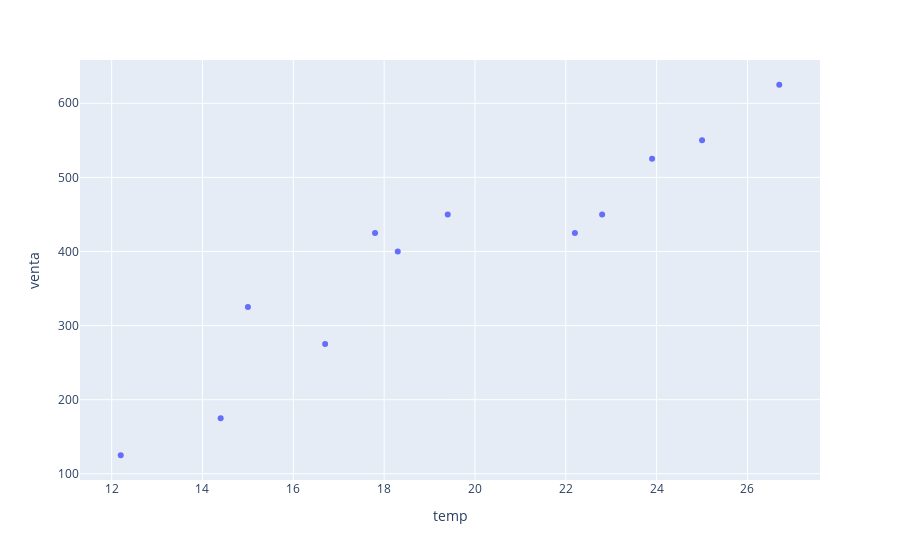

Notebook cell for this chart:
### Code cell
px.scatter(data,x='temp',y='venta')

### Figure 1 — Plotly figure (JSON) as saved in the notebook; plotly's stock layout.template omitted (floating-point values rounded to 4 significant figures)
{"data": [{"hovertemplate": "temp=%{x}<br>venta=%{y}<extra></extra>", "legendgroup": "", "marker": {"color": "#636efa", "symbol": "circle"}, "mode": "markers", "name": "", "orientation": "v", "showlegend": false, "type": "scatter", "x": [12.2, 14.4, 15, 16.7, 17.8, 18.3, 19.4, 22.2, 22.8, 23.9, 25, 26.7], "xaxis": "x", "y": [125, 175, 325, 275, 425, 400, 450, 425, 450, 525, 550, 625], "yaxis": "y"}], "layout": {"legend": {"tracegroupgap": 0}, "margin": {"t": 60}, "xaxis": {"anchor": "y", "domain": [0, 1], "title": {"text": "temp"}}, "yaxis": {"anchor": "x", "domain": [0, 1], "title": {"text": "venta"}}}}
